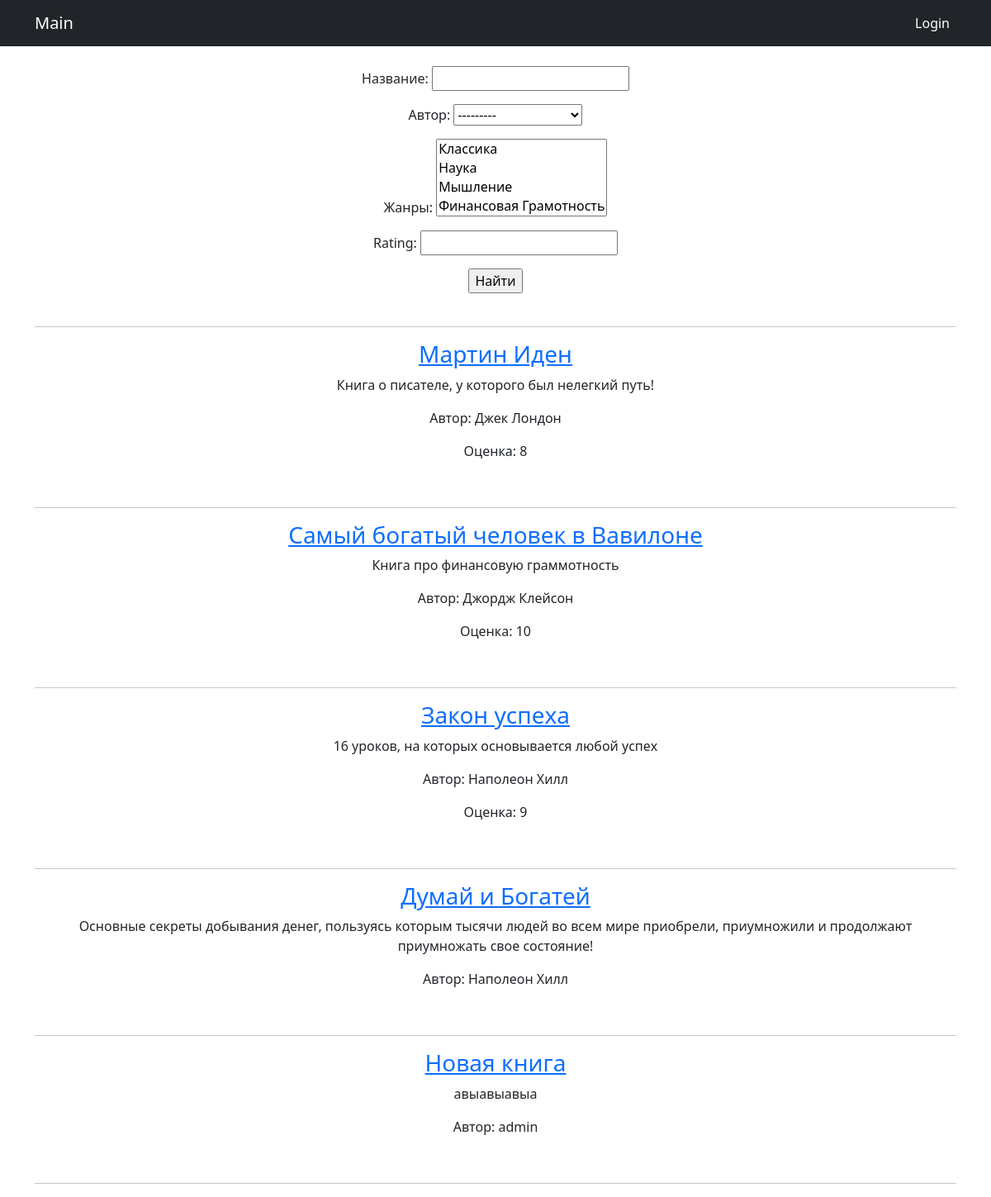
/books/search/, run on the app's committed database.
### portal/models.py (models this page shows, shortened)
class Author(models.Model):
    user = models.OneToOneField(User, on_delete = models.CASCADE, blank=True, null=True)
    name = models.CharField(max_length=15, verbose_name="Имя")
    category = models.ManyToManyField(Category, verbose_name="Жанры", related_name="author_category")
    favourite = models.ManyToManyField(User, related_name="save_authors", blank=True)
    def __str__(self):
        return f'{self.name.title()}'

class Book(models.Model):
     author = models.ForeignKey(Author, on_delete=models.CASCADE, verbose_name="Автор")
     name = models.TextField(blank=False, verbose_name="Название")
     discription = models.TextField(verbose_name="Описание", blank=True, default="У данной книги нет описания")
     rating = models.IntegerField(default=0, blank=True)
     category = models.ManyToManyField(Category, related_name="book_category", blank=True)
     favourite = models.ManyToManyField(User, related_name="save_book", blank=True)

### portal/views.py (the view)
# urls.py: path('books/search/', BooksWithFilter.as_view()),
class BooksWithFilter(ListView):
    model = Book
    template_name = 'book/books_with_filter.html'
    context_object_name = 'books'
    def get_queryset(self):
        queryset = super().get_queryset()
        self.filterset = Books_filter(self.request.GET, queryset)
        return self.filterset.qs
    def get_context_data(self, **kwargs):
        context = super().get_context_data(**kwargs)
        context['filterset'] = self.filterset
        return context

### portal/models.py (called while the page is built)
    def __str__(self):
        return f'{self.name_category.title()}'

### templates/book/books_with_filter.html (shortened to what this page needs)
{% extends 'default.html' %}
{%block content%}<br>
 <form action="" method="get">
       {{ filterset.form.as_p }}
       <input type="submit" value="Найти" />
   </form><br><hr>
{%for book in books%}
    <a href = "/books/{{book.id}}"><h3>{{book.name}}</h3></a>
    <p>{{book.discription}}</p>
    <p>Автор: {{book.author.name}}</p>
    {%if book.rating%}
        <p>Оценка: {{book.rating}}</p>
    {%endif%}
    <br><hr>
{%endfor%}
{% endblock %}

### templates/default.html (shortened to what this page needs)
<!DOCTYPE html>
{% load i18n %}
<html lang="en">
    <head>
        {% load static %}
        <link href="{% static 'css/styles.css' %}" rel="stylesheet" />
    </head>
    <body>
        <nav class="navbar navbar-expand-lg navbar-dark bg-dark">
            <div class="container">
                <a class="navbar-brand" href="/books">Main</a>
                <div class="collapse navbar-collapse" id="navbarSupportedContent">
                    <ul class="navbar-nav ms-auto mb-2 mb-lg-0">
                        <li class="nav-item"><a class="nav-link active" aria-current="page" >{{request.user.username}}</a></li>
                        {% if user.is_authenticated %}
                        <li class="nav-item"><a class="nav-link active" aria-current="page" href="{% url 'logout_confirm'%}">Logout</a></li>
                        {%else%}
                        <li class="nav-item"><a class="nav-link active" aria-current="page" href="/accounts/login/">Login</a></li>
                        {%endif%}
                    </ul>
                </div>
            </div>
        </nav>
        <div class="container">
   <div class="row">
       <div class="col-lg-12 text-center">
           {% block content %}{% endblock content %}
       </div>
   </div>
</div>
    </body>
</html>

### data on the page
Book: name "Мартин Иден", discription "Книга о писателе, у которого был нелегкий путь!", author.name "Джек Лондон", rating "8"
Book: name "Самый богатый человек в Вавилоне", discription "Книга про финансовую граммотность", author.name "Джордж Клейсон", rating "10"
Book: name "Закон успеха", discription "16 уроков, на которых основывается любой успех", author.name "Наполеон Хилл", rating "9"
Book: name "Думай и Богатей", discription "Основные секреты добывания денег, пользуясь которым тысячи людей во всем мире приобрели, приумножили и продолжают приумножать свое состояние!", author.name "Наполеон Хилл"
Book: name "Новая книга", discription "авыавыавыа", author.name "admin"
